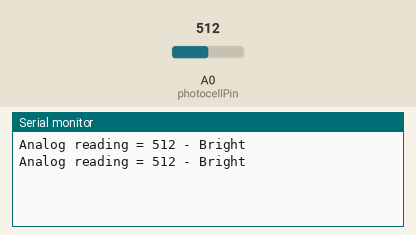
This sketch was run on a simulated Arduino Uno, built with avr-gcc and run on an emulated ATmega328P. Parts: the last lines printed to the serial monitor. The inputs (shaded band) are chosen by the test bench; at power-on: A0 (photocellPin) = 512.

Above: at 1.8 s.
1.9 s: A0 (photocellPin) set to 490
At 2.8 s:
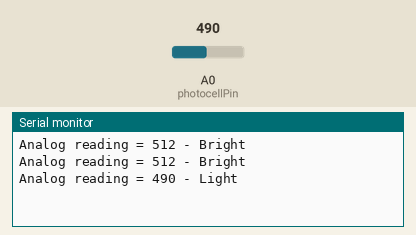
4.5 s: A0 (photocellPin) set to 190
At 5.6 s:
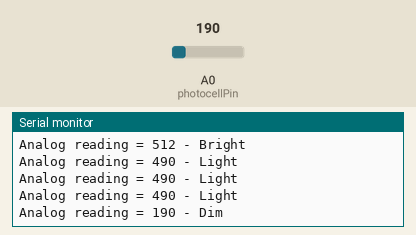
7.5 s: A0 (photocellPin) set to 0
At 8.8 s:
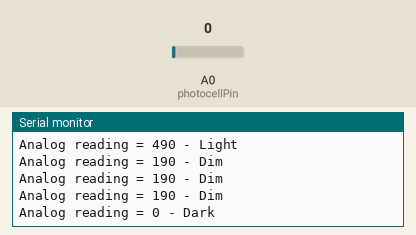
10.5 s: A0 (photocellPin) set to 810
At 11.5 s:
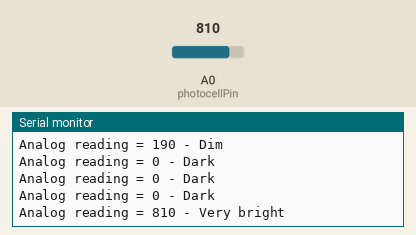

The sketch:

light.ino
```cpp
int photocellPin = 0;
int photocellReading;

void setup(void) {
  Serial.begin(115200);
}

void loop(void) {
  photocellReading = analogRead(photocellPin);

  Serial.print("Analog reading = ");
  Serial.print(photocellReading);

  if (photocellReading < 10) {
    Serial.println(" - Dark");
  } else if (photocellReading < 200) {
    Serial.println(" - Dim");
  } else if (photocellReading < 500) {
    Serial.println(" - Light");
  } else if (photocellReading < 800) {
    Serial.println(" - Bright");
  } else {
    Serial.println(" - Very bright");
  }

  delay(1000);
}
```

Measured:
- after the input at 1.9 s, the serial monitor: prints a new line after 0.10 s (image 1)
- after the input at 4.5 s, the serial monitor: prints a new line after 0.50 s (image 2)
- after the input at 7.5 s, the serial monitor: prints a new line after 0.50 s (image 3)
- after the input at 10.5 s, the serial monitor: prints a new line after 0.51 s (image 4)
